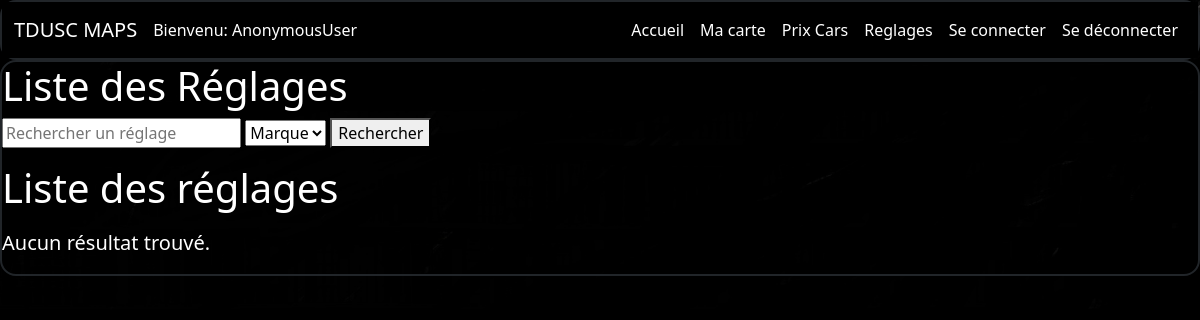
The app's page /reglages/, older data.
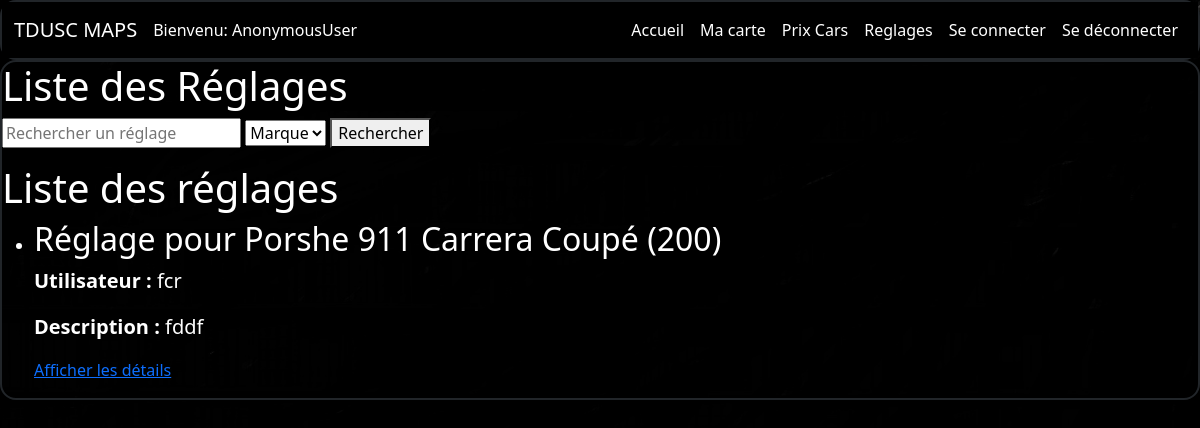
The same page, newer data.
### tduscmap/models.py (models this page shows, shortened)
class Reglage(models.Model):
    voiture = models.ForeignKey(Car, on_delete=models.CASCADE)
    utilisateur = models.ForeignKey(CustomUser, on_delete=models.CASCADE)
    description = models.TextField(blank=True)
    configurationreglage =  models.ForeignKey(ConfigurationReglage, on_delete=models.CASCADE)
    rapport_final = models.DecimalField(max_digits=5, decimal_places=2)
    premiere_vitesse = models.DecimalField(max_digits=4, decimal_places=2)
    deuxieme_vitesse = models.DecimalField(max_digits=4, decimal_places=2)
    troisieme_vitesse = models.DecimalField(max_digits=4, decimal_places=2)
    quatrieme_vitesse = models.DecimalField(max_digits=4, decimal_places=2)
    cinquieme_vitesse = models.DecimalField(max_digits=4, decimal_places=2)
    sixieme_vitesse = models.DecimalField(max_digits=4, decimal_places=2)
    septieme_vitesse = models.DecimalField(max_digits=4, decimal_places=2)
    appui_aerodynamique_avant = models.DecimalField(max_digits=3, decimal_places=1)
    appui_aerodynamique_arriere = models.DecimalField(max_digits=3, decimal_places=1)
    taille_suspension_arriere = models.DecimalField(max_digits=4, decimal_places=2, validators=[MinValueValidator(0.11), MaxValueValidator(0.16)])
    taille_suspension_avant = models.DecimalField(max_digits=4, decimal_places=2, validators=[MinValueValidator(0.11), MaxValueValidator(0.16)])
    durete_ressorts_arriere = models.DecimalField(max_digits=5, decimal_places=2, validators=[MinValueValidator(0.8), MaxValueValidator(1.2)])
    durete_ressorts_avant = models.DecimalField(max_digits=5, decimal_places=2, validators=[MinValueValidator(0.8), MaxValueValidator(1.2)])
    compression_amortisseurs_avant = models.DecimalField(max_digits=5, decimal_places=2, validators=[MinValueValidator(0.8), MaxValueValidator(1.2)])
    compression_amortisseurs_arriere = models.DecimalField(max_digits=5, decimal_places=2, validators=[MinValueValidator(0.8), MaxValueValidator(1.2)])
    decompression_amortisseurs_avant = models.DecimalField(max_digits=5, decimal_places=2, validators=[MinValueValidator(0.8), MaxValueValidator(1.2)])
    decompression_amortisseurs_arriere = models.DecimalField(max_digits=5, decimal_places=2, validators=[MinValueValidator(0.8), MaxValueValidator(1.2)])
    differentiel_arriere = models.IntegerField(validators=[MinValueValidator(0), MaxValueValidator(100)])
    acceleration_arriere = models.IntegerField(validators=[MinValueValidator(0), MaxValueValidator(100)])
    deceleration_arriere = models.IntegerField(validators=[MinValueValidator(0), MaxValueValidator(100)])
    freinage_arriere = models.IntegerField(validators=[MinValueValidator(0), MaxValueValidator(100)])
    durete_barre_antiroulis_avant = models.IntegerField(validators=[MinValueValidator(0), MaxValueValidator(100)])
    durete_barre_antiroulis_arriere = models.IntegerField(validators=[MinValueValidator(0), MaxValueValidator(100)])
    angle_carrossage_arriere = models.DecimalField(max_digits=3, decimal_places=1, validators=[MinValueValidator(-6), MaxValueValidator(3)])
    angle_carrossage_avant = models.DecimalField(max_digits=3, decimal_places=1, validators=[MinValueValidator(-6), MaxValueValidator(3)])
    pression_pneus_arriere = models.DecimalField(max_digits=2, decimal_places=1, validators=[MinValueValidator(2), MaxValueValidator(6)])
    pression_pneus_avant = models.DecimalField(max_digits=2, decimal_places=1, validators=[MinValueValidator(2), MaxValueValidator(6)])
    repartiteur_freinage_avant = models.IntegerField(validators=[MinValueValidator(0), MaxValueValidator(100)])
    pression_freinage = models.IntegerField(validators=[MinValueValidator(-1000), MaxValueValidator(1000)])

class Car(models.Model):
    MARQUES = [
        ('Abarth', 'Abarth'),
        ('AC', 'AC'),
        ('Alpha Romeo', 'Alpha Romeo'),
        ('Alpine', 'Alpine'),
        ('Aston Martin', 'Aston Martin'),
        ('Audi', 'Audi'),
        ('Bentley', 'Bentley'),
        ('BMW', 'BMW'),
        ('Bugatti', 'Bugatti'),
        ('Caterham', 'Caterham'),
        ('Chevrolet', 'Chevrolet'),
        ('Citroen', 'Citroen'),
        ('Dodge', 'Dodge'),
        ('Ferrari', 'Ferrari'),
        ('Ford', 'Ford'),
        ('Jaguar', 'Jaguar'),
        ('Koenlgsegg', 'Koenlgsegg'),
        ('Lamborghini', 'Lamborghini'),
        ('Lancia', 'Lancia'),
        ('Lotus', 'Lotus'),
        ('McLaren', 'McLaren'),
        ('Mercedes-AMG', 'Mercedes-AMG'),
        ('Mercedes-Benz', 'Mercedes-Benz'),
        ('Mini', 'Mini'),
        ('Nissan', 'Nissan'),
        ('Porshe', 'Porshe'),
        ('Shelby', 'Shelby'),
        ('Sientero', 'Sientero'),
        ('WMotors', 'WMotors'),
        ('Wolkwagen', 'Wolkswagen'),
    ]
    TRANSMISSIONS = [
        ('RWD', 'RWD'),
        ('FWD', 'FWD'),
        ('4WD', '4WD'),
    ]
    CATEGORIES = [
        ('A', 'Catégorie A'),
        ('B', 'Catégorie B'),
        ('C', 'Catégorie C'),
        ('D', 'Catégorie D'),
        ('E', 'Catégorie E'),
        ('F', 'Catégorie F'),
        ('G', 'Catégorie G'),
        ('H', 'Catégorie H'),
    ]
    RARETES = [
        ('légendaire', 'Légendaire'),
        ('épique', 'Épique'),
        ('rare', 'Rare'),
        ('commun', 'Commun'),
        ('peu commun', 'Peu commun'),
        (None, 'Aucune'),
    ]
    marque = models.CharField(max_length=50, choices=MARQUES)
    modele = models.CharField(max_length=50)
    annee = models.PositiveIntegerField()
    transmission = models.CharField(max_length=3, choices=TRANSMISSIONS)
    ip = models.PositiveIntegerField()
    categorie = models.CharField(max_length=1, choices=CATEGORIES)
    rarete = models.CharField(max_length=10, choices=RARETES, blank=True, null=True)
    prix_initial = models.PositiveIntegerField()
    def __str__(self):
        return f"{self.marque} {self.modele} ({self.annee})"

### authentication/models.py (models this page shows, shortened)
class CustomUser(AbstractBaseUser, PermissionsMixin):
    username = models.CharField(max_length=30, unique=True)
    email = models.EmailField(unique=True)
    friends = models.ManyToManyField('self', blank=True, symmetrical=False, related_name='friend_of')
    is_staff = models.BooleanField(default=False)  # Permet l'accès à l'admin
    is_superuser = models.BooleanField(default=False)  # Superutilisateur
    USERNAME_FIELD = 'username'
    REQUIRED_FIELDS = ['email']
    objects = CustomUserManager()
    def __str__(self):
        return self.username

### tduscmap/views.py (the view, shortened to what this page needs)
# urls.py: path('reglages/', tduscmap.views.liste_reglages, name='liste_reglages'),
def liste_reglages(request):
    reglages = Reglage.objects.all()  # Récupère tous les réglages
    query = request.GET.get('q')
    search_by = request.GET.get('search_by')
    print(reglages.query)
    return render(request, 'tduscmap/liste_reglages.html', {'reglages': reglages, 'query': query})

### templates/tduscmap/liste_reglages.html (shortened to what this page needs)
{% extends 'base.html' %}
{% block content %}
{% load static %}
<link rel="stylesheet" href="{% static 'stylesmymaps.css' %}" type="text/css">
<h1>Liste des Réglages</h1>
<form method="get">
    <input type="text" name="q" placeholder="Rechercher un réglage">
    <select name="search_by">
        <option value="marque">Marque</option>
    </select>
    <button type="submit">Rechercher</button>
</form>
<h1>Liste des réglages</h1>
<ul>
    {% for reglage in reglages %}
    <li>
        <h2>Réglage pour {{ reglage.voiture }}</h2>
        <p><strong>Utilisateur :</strong> {{ reglage.utilisateur }}</p>
        <p><strong>Description :</strong> {{ reglage.description }}</p>
        <a href="{% url 'detail_reglage' reglage.id %}">Afficher les détails</a>
    </li>
    {% endfor %}
</ul>
{% if not reglages %}
    <p>Aucun résultat trouvé.</p>
{% endif %}
    {% endblock %}

Row changes from the older to the newer data that the page shows:
added Reglage: voiture "Porshe 911 Carrera Coupé (200)", utilisateur "fcr", description "fddf"
Text that changed along with them:
text no longer shown: "Aucun résultat trouvé."
